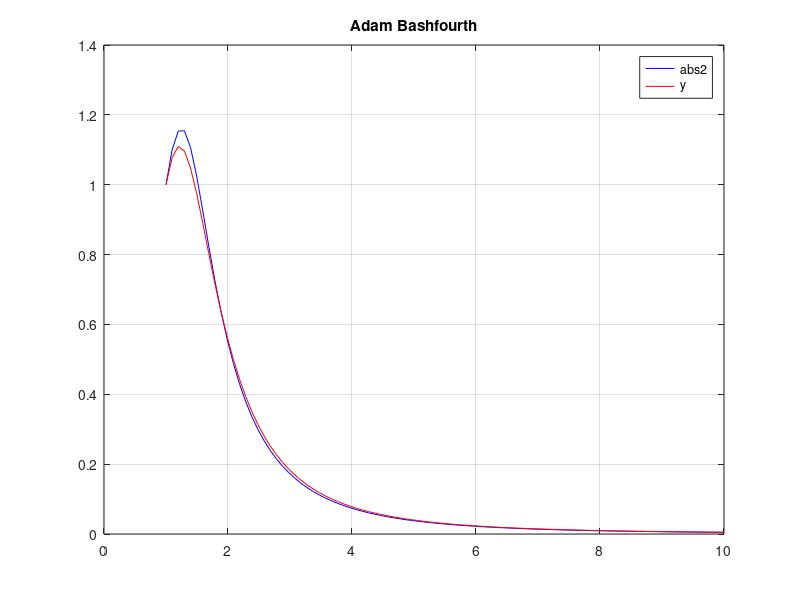

MATLAB code to generate this figure:

f = @(t,y)2 * (y/t) - t.^2*y.^2;
h = 0.1;
t(1) = 1;
y(1) = 1;
n = (10 - 1)/h;
for i = 1:n
t(i + 1) = t(i) + h;
y(i + 1) = y(i) + h*f(t(i),y(i));
y(i + 2) = y(i + 1) + (h/2)*(3*f(t(i + 1), y(i + 1)) - f(t(i), y(i)));
end
t = linspace(1,10,92);
true_y = (5*t.^2)./(t.^5 + 4);
plot (t, y, 'b')
hold on
plot(t,true_y, 'r');
grid on
title('Adam Bashfourth')
legend('abs2','y')